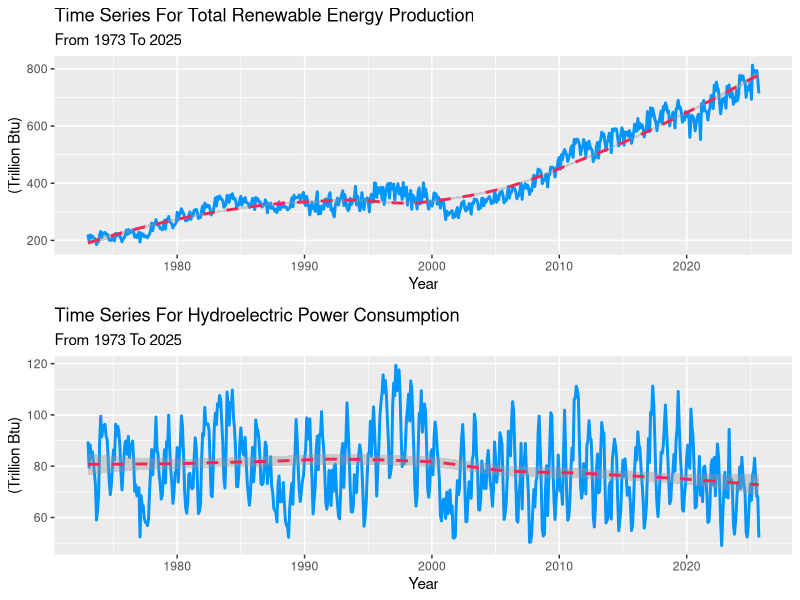
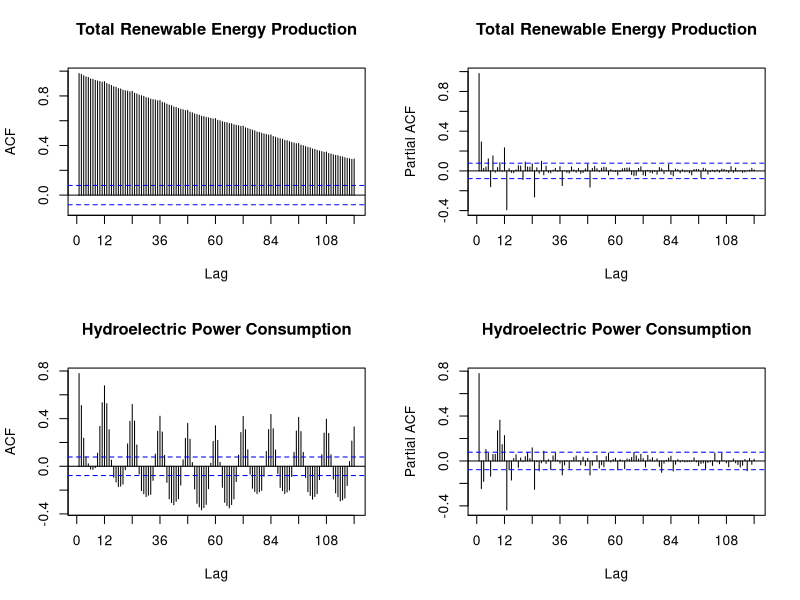
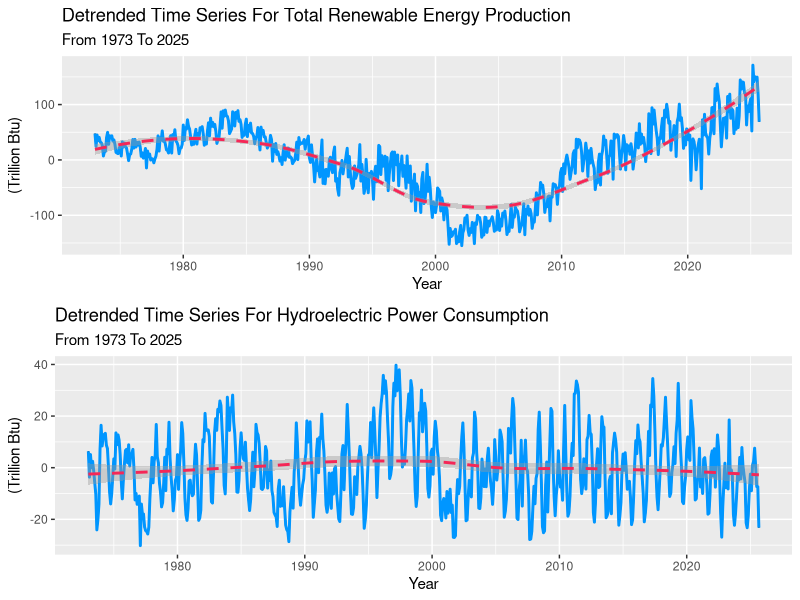
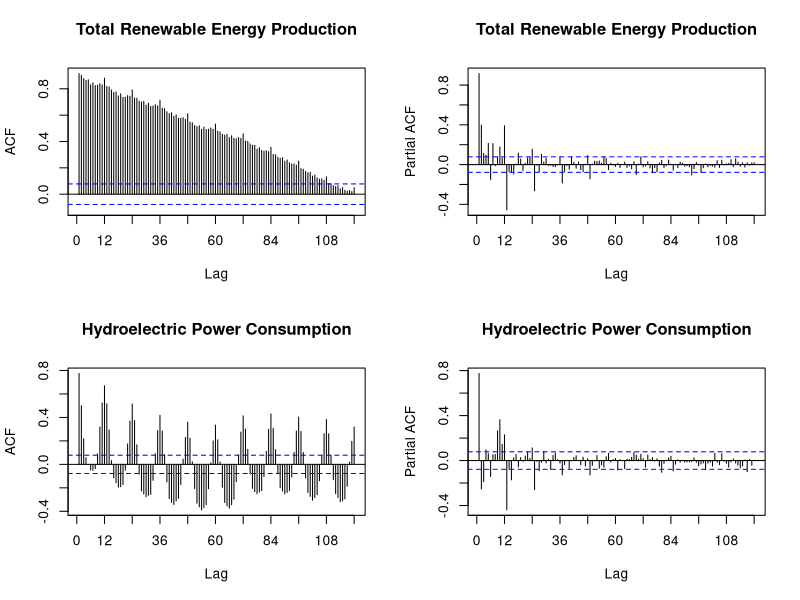
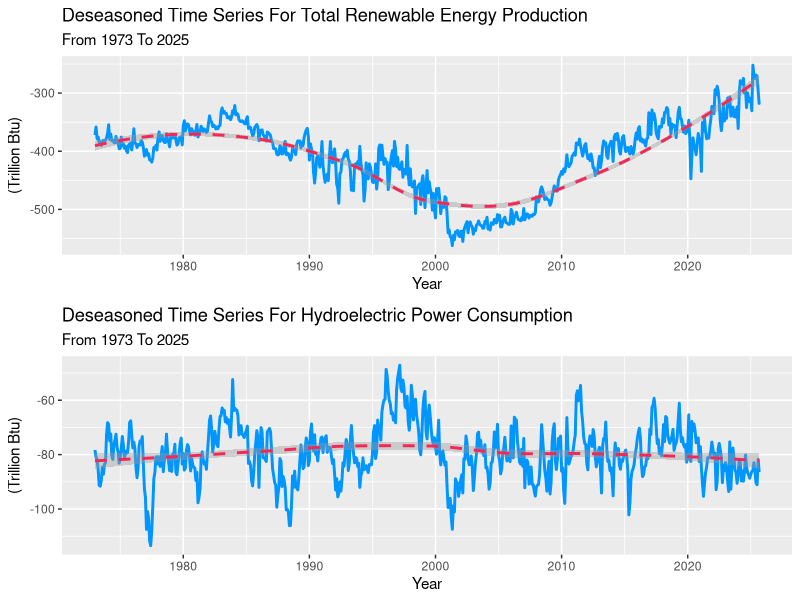
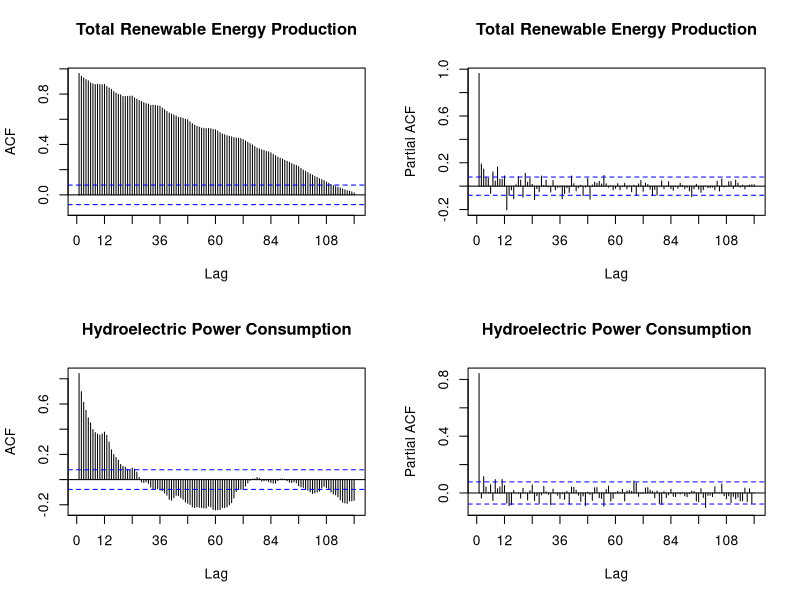

These figures' R source, in order:
## ---- chunk 1
knitr::opts_chunk$set(tidy = TRUE, tidy.opts = list(width.cutoff = 20))
## ---- chunk 2
library(cowplot)
library(forecast)
library(readxl)
library(tidyverse)
library(tseries)
## ---- chunk 3
outlook <- read_excel('./Data/Table_10.1_Renewable_Energy_Production_and_Consumption_by_Source.xlsx', sheet = 'Monthly Data', skip = 10)
outlook <- outlook[-c(1), ]
outlook <- outlook %>% select('Month', 'Total Renewable Energy Production', 'Hydroelectric Power Consumption')
outlook <- outlook %>% mutate(across(c('Total Renewable Energy Production', 'Hydroelectric Power Consumption'), as.numeric))
history <- ts(outlook[, -c(1)], start = c(1973, 1), frequency = 12)
## ---- chunk 4
p1 <- autoplot(history[, 1]) + geom_line(color = '#0096FF', linewidth = 1) + geom_smooth(color = '#F52757', linewidth = 1, linetype = 'dashed') + theme_update() + labs(title = 'Time Series For Total Renewable Energy Production', subtitle = 'From 1973 To 2025', x = 'Year', y = '(Trillion Btu)')
p2 <- autoplot(history[, 2]) + geom_line(color = '#0096FF', linewidth = 1) + geom_smooth(color = '#F52757', linewidth = 1, linetype = 'dashed') + theme_update() + labs(title = 'Time Series For Hydroelectric Power Consumption', subtitle = 'From 1973 To 2025', x = 'Year', y = '(Trillion Btu)')
summary_first <- plot_grid(p1, p2, ncol = 1)
summary_first
par(mfrow = c(2, 2))
Acf(history[, 1], lag.max = 120, type = 'correlation', plot = TRUE, main = paste('Total Renewable Energy Production'))
Pacf(history[, 1], lag.max = 120, plot = TRUE, main = paste('Total Renewable Energy Production'))
Acf(history[, 2], lag.max = 120, type = 'correlation', plot = TRUE, main = paste('Hydroelectric Power Consumption'))
Pacf(history[, 2], lag.max = 120, plot = TRUE, main = paste('Hydroelectric Power Consumption'))
## ---- chunk 5
t <- c(1:633)
renewable_first_model <- lm(history[, 1] ~ t)
summary(renewable_first_model)
beta0_renewable_first <- as.numeric(renewable_first_model$coefficients[1])
beta1_renewable_first <- as.numeric(renewable_first_model$coefficients[2])
hydro_first_model <- lm(history[, 2] ~ t)
summary(hydro_first_model)
beta0_hydro_first <- as.numeric(hydro_first_model$coefficients[1])
beta1_hydro_first <- as.numeric(hydro_first_model$coefficients[2])
## ---- chunk 6
detrend_outlook <- outlook %>% mutate(r1 = `Total Renewable Energy Production` - (beta0_renewable_first + beta1_renewable_first * t), h1 = `Hydroelectric Power Consumption` - (beta0_hydro_first + beta1_hydro_first * t))
detrend_history <- ts(detrend_outlook[,-c(1)], start = c(1973, 1), frequency = 12)
p3 <- autoplot(detrend_history[, 3]) + geom_line(color = '#0096FF', linewidth = 1) + geom_smooth(color = '#F52757', linewidth = 1, linetype = 'dashed') + theme_update() + labs(title = 'Detrended Time Series For Total Renewable Energy Production', subtitle = 'From 1973 To 2025', x = 'Year', y = '(Trillion Btu)')
p4 <- autoplot(detrend_history[, 4]) + geom_line(color = '#0096FF', linewidth = 1) + geom_smooth(color = '#F52757', linewidth = 1, linetype = 'dashed') + theme_update() + labs(title = 'Detrended Time Series For Hydroelectric Power Consumption', subtitle = 'From 1973 To 2025', x = 'Year', y = '(Trillion Btu)')
summary_second <- plot_grid(p3, p4, ncol = 1)
summary_second
## ---- chunk 7
par(mfrow = c(2, 2))
Acf(detrend_history[, 3], lag.max = 120, type = 'correlation', plot = TRUE, main = paste('Total Renewable Energy Production'))
Pacf(detrend_history[, 3], lag.max = 120, plot = TRUE, main = paste('Total Renewable Energy Production'))
Acf(detrend_history[, 4], lag.max = 120, type = 'correlation', plot = TRUE, main = paste('Hydroelectric Power Consumption'))
Pacf(detrend_history[, 4], lag.max = 120, plot = TRUE, main = paste('Hydroelectric Power Consumption'))
## ---- chunk 8
dummy_renewable <- seasonaldummy(history[, 1])
renewable_second_model <- lm(history[, 1] ~ dummy_renewable)
summary(renewable_second_model)
beta0_renewable_second <- as.numeric(renewable_second_model$coefficients[1])
beta1_renewable_second <- as.numeric(renewable_second_model$coefficients[2:12])
dummy_hydro <- seasonaldummy(history[, 2])
hydro_second_model <- lm(history[, 2] ~ dummy_hydro)
summary(hydro_second_model)
beta0_hydro_second <- as.numeric(hydro_second_model$coefficients[1])
beta1_hydro_second <- as.numeric(hydro_second_model$coefficients[2:12])
## ---- chunk 9
component_renewable <- array(0, 633)
for(i in 1:633){component_renewable[i] <- beta0_renewable_second + beta1_renewable_second %*% dummy_renewable[i, ]}
component_hydro <- array(0, 633)
for(i in 1:633){component_hydro[i] <- beta0_hydro_second + beta1_hydro_second %*% dummy_hydro[i, ]}
deseason_outlook <- detrend_outlook %>% mutate(r2 = r1 - component_renewable, h2 = h1 - component_hydro)
deseason_history <- ts(deseason_outlook[, -c(1)], start = c(1973, 1), frequency = 12)
p5 <- autoplot(deseason_history[, 5]) + geom_line(color = '#0096FF', linewidth = 1) + geom_smooth(color = '#F52757', linewidth = 1, linetype = 'dashed') + theme_update() + labs(title = 'Deseasoned Time Series For Total Renewable Energy Production', subtitle = 'From 1973 To 2025', x = 'Year', y = '(Trillion Btu)')
p6 <- autoplot(deseason_history[, 6]) + geom_line(color = '#0096FF', linewidth = 1) + geom_smooth(color = '#F52757', linewidth = 1, linetype = 'dashed') + theme_update() + labs(title = 'Deseasoned Time Series For Hydroelectric Power Consumption', subtitle = 'From 1973 To 2025', x = 'Year', y = '(Trillion Btu)')
summary_third <- plot_grid(p5, p6, ncol = 1)
summary_third
## ---- chunk 10
par(mfrow = c(2, 2))
Acf(deseason_history[, 5], lag.max = 120, type = 'correlation', plot = TRUE, main = paste('Total Renewable Energy Production'))
Pacf(deseason_history[, 5], lag.max = 120, plot = TRUE, main = paste('Total Renewable Energy Production'))
Acf(deseason_history[, 6], lag.max = 120, type = 'correlation', plot = TRUE, main = paste('Hydroelectric Power Consumption'))
Pacf(deseason_history[, 6], lag.max = 120, plot = TRUE, main = paste('Hydroelectric Power Consumption'))
